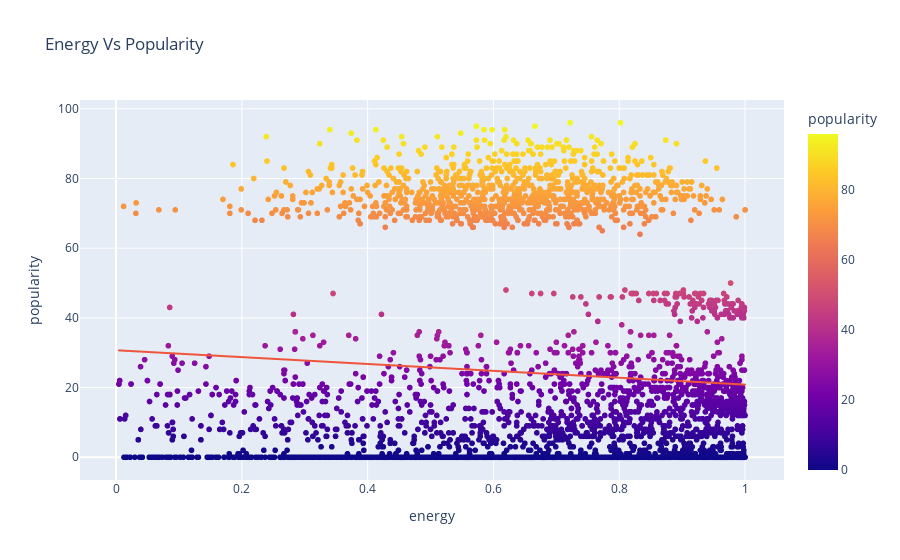

The notebook cell saved with this chart:
### Code cell
df = px.data.tips()
energy = px.scatter(year, x="energy", y="popularity", color= "popularity", trendline="ols", title="Energy Vs Popularity")
energy.show()

### Figure 1 — Plotly figure (JSON) as saved in the notebook; plotly's stock layout.template omitted (floating-point values rounded to 4 significant figures; data arrays with more than 128 entries replaced by an {"elided": "..."} marker saying what was removed)
{"data": [{"hovertemplate": "energy=%{x}<br>popularity=%{marker.color}<extra></extra>", "legendgroup": "", "marker": {"color": {"elided": "4294 int values"}, "coloraxis": "coloraxis", "symbol": "circle"}, "mode": "markers", "name": "", "showlegend": false, "type": "scattergl", "x": {"elided": "4294 float values"}, "xaxis": "x", "y": {"elided": "4294 int values"}, "yaxis": "y"}, {"hovertemplate": "<b>OLS trendline</b><br>popularity = -9.85907 * energy + 30.7122<br>R<sup>2</sup>=0.005604<br><br>energy=%{x}<br>popularity=%{y} <b>(trend)</b><extra></extra>", "legendgroup": "", "marker": {"symbol": "circle"}, "mode": "lines", "name": "", "showlegend": false, "type": "scattergl", "x": {"elided": "4294 float values"}, "xaxis": "x", "y": {"elided": "4294 float values"}, "yaxis": "y"}], "layout": {"coloraxis": {"colorbar": {"title": {"text": "popularity"}}, "colorscale": [[0, "#0d0887"], [0.1111, "#46039f"], [0.2222, "#7201a8"], [0.3333, "#9c179e"], [0.4444, "#bd3786"], [0.5556, "#d8576b"], [0.6667, "#ed7953"], [0.7778, "#fb9f3a"], [0.8889, "#fdca26"], [1, "#f0f921"]]}, "legend": {"tracegroupgap": 0}, "title": {"text": "Energy Vs Popularity"}, "xaxis": {"anchor": "y", "domain": [0, 1], "title": {"text": "energy"}}, "yaxis": {"anchor": "x", "domain": [0, 1], "title": {"text": "popularity"}}}}
